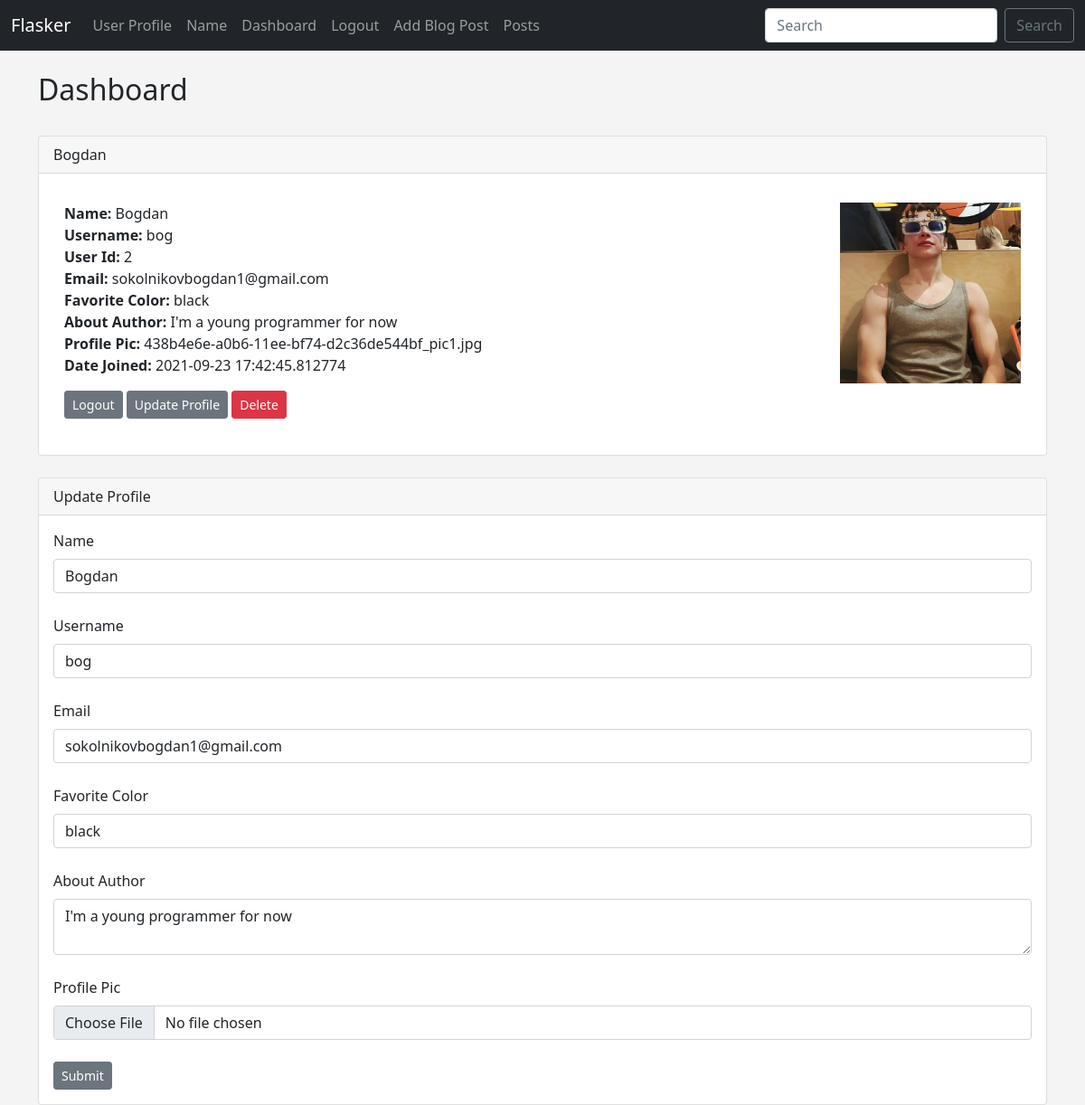
/dashboard (signed in), run on the app's committed database.
### app.py (models this page shows, shortened)
class Users(db.Model, UserMixin):
	id = db.Column(db.Integer, primary_key=True)
	username = db.Column(db.String(20), nullable=False, unique=True)
	name = db.Column(db.String(200), nullable=False)
	email = db.Column(db.String(120), nullable=False, unique=True)
	favorite_color = db.Column(db.String(120))
	about_author = db.Column(db.Text(500), nullable=True)
	date_added = db.Column(db.DateTime, default=datetime.utcnow)
	profile_pic = db.Column(db.String(), nullable=True)
	password_hash = db.Column(db.String(128))
	posts = db.relationship('Posts', backref='poster')
	@property
	def password(self):
		raise AttributeError('password is not a readable attribute!')

### app.py (the view)
@app.route('/dashboard', methods=['GET', 'POST'])
@login_required
def dashboard():
	form = UserForm()
	id = current_user.id
	name_to_update = Users.query.get_or_404(id)
	if request.method == "POST":
		name_to_update.name = request.form['name']
		name_to_update.email = request.form['email']
		name_to_update.favorite_color = request.form['favorite_color']
		name_to_update.username = request.form['username']
		name_to_update.about_author = request.form['about_author']
		if request.files['profile_pic']:
			name_to_update.profile_pic = request.files['profile_pic']
			pic_filename = secure_filename(name_to_update.profile_pic.filename)
			pic_name = str(uuid.uuid1()) + "_" + pic_filename
			saver = request.files['profile_pic']
			name_to_update.profile_pic = pic_name
			try:
				db.session.commit()
				saver.save(os.path.join(app.config['UPLOAD_FOLDER'], pic_name))
				flash("User Updated Successfully!")
				return render_template("dashboard.html",
					form=form,
					name_to_update = name_to_update)
			except:
				flash("Error!  Looks like there was a problem...try again!")
				return render_template("dashboard.html",
					form=form,
					name_to_update = name_to_update)
		else:
			db.session.commit()
			flash("User Updated Successfully!")
			return render_template("dashboard.html",
				form=form,
				name_to_update = name_to_update)
	else:
		return render_template("dashboard.html",
				form=form,
				name_to_update = name_to_update,
				id = id)
	return render_template('dashboard.html')

### webforms.py
class UserForm(FlaskForm):
	name = StringField("Name", validators=[DataRequired()])
	username = StringField("Username", validators=[DataRequired()])
	email = StringField("Email", validators=[DataRequired()])
	favorite_color = StringField("Favorite Color")
	about_author = TextAreaField("About Author")
	password_hash = PasswordField('Password', validators=[DataRequired(), EqualTo('password_hash2', message='Passwords Must Match!')])
	password_hash2 = PasswordField('Confirm Password', validators=[DataRequired()])
	profile_pic = FileField("Profile Pic")
	submit = SubmitField("Submit")

class SearchForm(FlaskForm):
	searched = StringField("Searched", validators=[DataRequired()])
	submit = SubmitField("Submit")

### app.py (called while the page is built)
@login_manager.user_loader
def load_user(user_id):
	return Users.query.get(int(user_id))

@app.context_processor
def base():
	form = SearchForm()
	return dict(form=form)

### templates/dashboard.html (shortened to what this page needs)
{% extends 'base.html' %}
{% block content %}
	<h2>Dashboard</h2>
	<br/>
	<div class="card">
  <div class="card-header">
    {{ current_user.name }}
  </div>
  <div class="card-body">
    <p class="card-text">
<div class="container">
	<div class="row">
		<div class="col-8">
    <strong>Name:</strong>
	{{ current_user.name }}<br/>
	<strong>Username:</strong>
	{{ current_user.username }}<br/>
	<strong>User Id:</strong>
	{{ current_user.id }}<br/>
	<strong>Email:</strong>
	{{ current_user.email }}<br/>
	<strong>Favorite Color:</strong>
	{{ current_user.favorite_color }}<br/>
	<strong>About Author:</strong>
	{{ current_user.about_author }}<br/>
	<strong>Profile Pic:</strong>
	{{ current_user.profile_pic }}<br/>
	<strong>Date Joined:</strong>
	{{ current_user.date_added }}<br/>
    </p>
    <a href="{{ url_for('logout')}}" class="btn btn-secondary btn-sm">Logout</a>
    <a href="{{ url_for('update', id=current_user.id)}}" class="btn btn-secondary btn-sm">Update Profile</a>
    <a href="{{ url_for('delete', id=current_user.id)}}" class="btn btn-danger btn-sm">Delete</a>
    <br/><br/>
	</div>
	<div class="col-4">
		{% if current_user.profile_pic %}
		<img src="{{ url_for('static', filename='images/' + current_user.profile_pic)}}" width="200" align="right">
		{% else %}
		<img src="{{ url_for('static', filename='images/default_profile_pic.png')}}" width="200" align="right">
		{% endif %}
	</div>
	</div>
	</div>
<br/>
<div class="card">
  <div class="card-header">
    Update Profile
  </div>
  <div class="card-body">
  	<form action="/dashboard" method="POST" enctype="multipart/form-data">
		{{ form.name.label(class="form-label") }}
		{{ form.name(class="form-control", value=name_to_update.name) }}
		<br/>
		{{ form.username.label(class="form-label") }}
		{{ form.username(class="form-control", value=name_to_update.username) }}
		<br/>
		{{ form.email.label(class="form-label") }}
		{{ form.email(class="form-control", value=name_to_update.email) }}
		<br/>
		{{ form.favorite_color.label(class="form-label") }}
		{{ form.favorite_color(class="form-control", value=name_to_update.favorite_color) }}
		<br/>
		{{ form.about_author.label(class="form-label") }}
		<textarea name="about_author" class="form-control">{{ name_to_update.about_author }}</textarea>
		<br/>
		{{ form.profile_pic.label(class="form-label") }}
		{{ form.profile_pic(class="form-control", value=name_to_update.profile_pic) }}
		<br/>
		{{ form.submit(class="btn btn-secondary btn-sm") }}
	</form>
</div>
</div>
{% endblock %}

### static/css/style.css (style rules this page uses)
body { background: #f4f4f4; }

### data on the page
Users: name "Bogdan", username "bog", id "2", email "sokolnikovbogdan1@gmail.com", favorite_color "black", about_author "I'm a young programmer for now", profile_pic "438b4e6e-a0b6-11ee-bf74-d2c36de544bf_pic1.jpg", date_added "2021-09-23 17:42:45.812774", profile_pic (picture)
